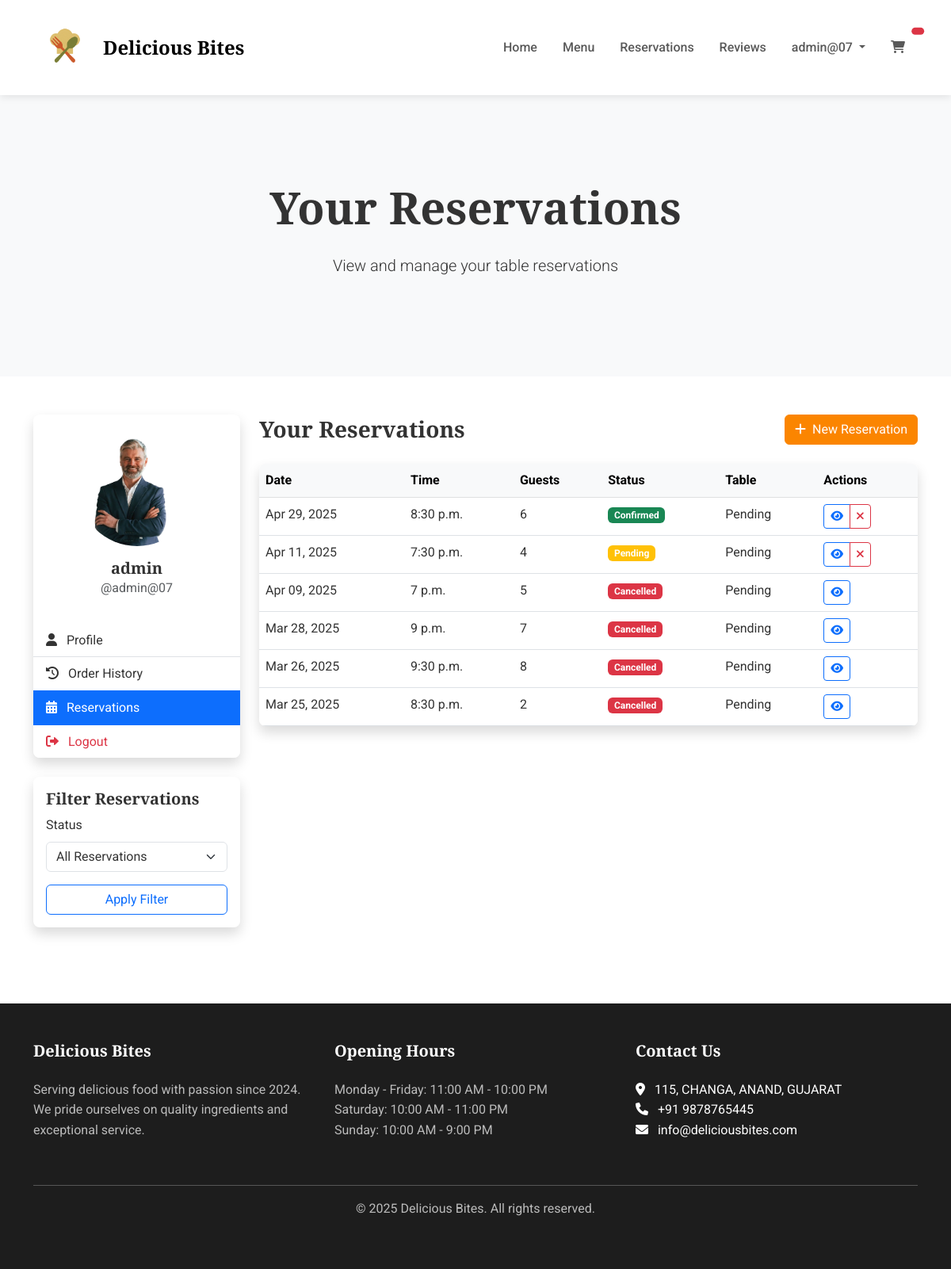
Screenshot of /reservations/list/ (signed in) with the database file from the repository.
### accounts/models.py (models this page shows, shortened)
class Profile(models.Model):
    user = models.OneToOneField(User, on_delete=models.CASCADE)
    phone_number = models.CharField(max_length=15, blank=True)
    address = models.TextField(blank=True)
    profile_image = models.ImageField(upload_to='profile_pics', default='default.jpg')

### reservations/models.py (models this page shows, shortened)
class Reservation(models.Model):
    STATUS_CHOICES = [
        ('pending', 'Pending'),
        ('confirmed', 'Confirmed'),
        ('completed', 'Completed'),
        ('cancelled', 'Cancelled'),
    ]
    user = models.ForeignKey(User, on_delete=models.CASCADE, related_name='reservations')
    table = models.ForeignKey(Table, on_delete=models.SET_NULL, null=True, blank=True)
    reservation_date = models.DateField()
    reservation_time = models.TimeField()
    number_of_guests = models.IntegerField(validators=[MinValueValidator(1)])
    special_request = models.TextField(blank=True)
    status = models.CharField(max_length=20, choices=STATUS_CHOICES, default='pending')
    created_at = models.DateTimeField(auto_now_add=True)
    updated_at = models.DateTimeField(auto_now=True)
    class Meta:
        ordering = ['-reservation_date', '-reservation_time']

### reservations/views.py (the view)
# urls.py: path('list/', views.reservation_list, name='reservation_list'),
@login_required
def reservation_list(request):
    reservations = Reservation.objects.filter(user=request.user)
    status = request.GET.get('status')
    if status:
        reservations = reservations.filter(status=status)
    context = {
        'reservations': reservations,
    }
    return render(request, 'reservations/reservation_list.html', context)

### restaurant_project/context_processors/cart.py (called while the page is built)
def cart_processor(request):
    cart_count = 0
    if request.user.is_authenticated:
        cart = Order.objects.filter(user=request.user, status='cart').first()
        if cart:
            cart_count = cart.items.count()
    return {
        'cart_count': cart_count
    }

### templates/reservations/reservation_list.html (shortened to what this page needs)
{% extends 'base/base.html' %}
{% load static %}
{% block content %}
<section class="page-banner">
    <div class="container text-center py-5">
        <h1 class="display-4 fw-bold mb-4">Your Reservations</h1>
        <p class="lead">View and manage your table reservations</p>
    </div>
</section>
<section class="reservations-section py-5">
    <div class="container">
        <div class="row">
            <div class="col-lg-3 mb-4 mb-lg-0">
                <div class="card shadow">
                    <div class="card-body text-center">
                        <div class="mb-3">
                            {% if user.profile.profile_image %}
                                <img src="{{ user.profile.profile_image.url }}" alt="{{ user.username }}" class="rounded-circle img-fluid mx-auto d-block" style="width: 150px; height: 150px; object-fit: cover;">
                            {% else %}
                                <div class="profile-placeholder rounded-circle mx-auto d-flex align-items-center justify-content-center bg-primary text-white" style="width: 150px; height: 150px; font-size: 3rem;">
                                    {{ user.first_name|slice:":1" }}{{ user.last_name|slice:":1" }}
                                </div>
                            {% endif %}
                        </div>
                        <h5 class="mb-0">{{ user.get_full_name }}</h5>
                        <p class="text-muted">@{{ user.username }}</p>
                    </div>
                    <div class="list-group list-group-flush">
                        <a href="{% url 'accounts:profile' %}" class="list-group-item list-group-item-action">
                            <i class="fas fa-user me-2"></i> Profile
                        </a>
                        <a href="{% url 'orders:order_history' %}" class="list-group-item list-group-item-action">
                            <i class="fas fa-history me-2"></i> Order History
                        </a>
                        <a href="{% url 'reservations:reservation_list' %}" class="list-group-item list-group-item-action active">
                            <i class="fas fa-calendar-alt me-2"></i> Reservations
                        </a>
                        <a href="{% url 'accounts:logout' %}" class="list-group-item list-group-item-action text-danger">
                            <i class="fas fa-sign-out-alt me-2"></i> Logout
                        </a>
                    </div>
                </div>
                <div class="card shadow mt-4">
                    <div class="card-body">
                        <h5 class="card-title">Filter Reservations</h5>
                        <form method="get" action="{% url 'reservations:reservation_list' %}">
                            <div class="mb-3">
                                <label for="status" class="form-label">Status</label>
                                <select name="status" id="status" class="form-select">
                                    <option value="">All Reservations</option>
                                </select>
                            </div>
                            <div class="d-grid">
                                <button type="submit" class="btn btn-outline-primary">Apply Filter</button>
                            </div>
                        </form>
                    </div>
                </div>
            </div>
            <div class="col-lg-9">
                <div class="d-flex justify-content-between align-items-center mb-4">
                    <h3 class="mb-0">Your Reservations</h3>
                    <a href="{% url 'reservations:reservation_form' %}" class="btn btn-primary">
                        <i class="fas fa-plus me-1"></i> New Reservation
                    </a>
                </div>
                {% if reservations %}
                    <div class="card shadow">
                        <div class="card-body p-0">
                            <div class="table-responsive">
                                <table class="table table-hover mb-0">
                                    <thead class="table-light">
                                        <tr>
                                            <th>Date</th>
                                            <th>Time</th>
                                            <th>Guests</th>
                                            <th>Status</th>
                                            <th>Table</th>
                                            <th>Actions</th>
                                        </tr>
                                    </thead>
                                    <tbody>
                                        {% for reservation in reservations %}
                                            <tr>
                                                <td>{{ reservation.reservation_date|date:"M d, Y" }}</td>
                                                <td>{{ reservation.reservation_time }}</td>
                                                <td>{{ reservation.number_of_guests }}</td>
                                                <td>
                                                    <span class="badge bg-{% if reservation.status == 'confirmed' %}success{% elif reservation.status == 'cancelled' %}danger{% else %}warning{% endif %}">
                                                        {{ reservation.get_status_display }}
                                                    </span>
                                                </td>
                                                <td>
                                                    {% if reservation.table %}
                                                        Table #{{ reservation.table.table_number }}
                                                    {% else %}
                                                        Pending
                                                    {% endif %}
                                                </td>
                                                <td>
                                                    <div class="btn-group">
                                                        <a href="{% url 'reservations:reservation_confirm' reservation.id %}" class="btn btn-sm btn-outline-primary">
                                                            <i class="fas fa-eye"></i>
                                                        </a>
                                                        {% if reservation.status != 'cancelled' %}
                                                            <a href="{% url 'reservations:reservation_cancel' reservation.id %}" class="btn btn-sm btn-outline-danger">
                                                                <i class="fas fa-times"></i>
                                                            </a>
                                                        {% endif %}
                                                    </div>
                                                </td>
                                            </tr>
                                        {% endfor %}
                                    </tbody>
                                </table>
                            </div>
                        </div>
                    </div>
                {% endif %}
            </div>
        </div>
    </div>
</section>
{% endblock %}

### templates/base/base.html (shortened to what this page needs)
<!DOCTYPE html>
<html lang="en" data-bs-theme="light">
<head>
    <link href="https://cdn.jsdelivr.net/npm/bootstrap@5.3.0-alpha1/dist/css/bootstrap.min.css" rel="stylesheet">
    <link rel="stylesheet" href="https://cdnjs.cloudflare.com/ajax/libs/font-awesome/6.0.0/css/all.min.css">
    {% load static %}
    <link rel="stylesheet" href="{% static 'css/style.css' %}">
</head>
<body>
    <nav class="navbar navbar-expand-lg sticky-top">
        <div class="container">
            <a class="navbar-brand d-flex align-items-center" href="{% url 'home' %}">
                <img src="{% static 'images/Logo.png' %}" alt="Restaurant Logo" height="80" class="me-2">
                <span>Delicious Bites</span>
            </a>
            <div class="collapse navbar-collapse" id="navbarNav">
                <ul class="navbar-nav ms-auto">
                    <li class="nav-item">
                        <a class="nav-link" href="{% url 'home' %}">Home</a>
                    </li>
                    <li class="nav-item">
                        <a class="nav-link" href="{% url 'menu:menu_list' %}">Menu</a>
                    </li>
                    <li class="nav-item">
                        <a class="nav-link" href="{% url 'reservations:reservation_form' %}">Reservations</a>
                    </li>
                    <li class="nav-item">
                        <a class="nav-link" href="{% url 'reviews:review_list' %}">Reviews</a>
                    </li>
                    {% if user.is_authenticated %}
                        <li class="nav-item dropdown">
                            <a class="nav-link dropdown-toggle" href="#" role="button" data-bs-toggle="dropdown">
                                {{ user.username }}
                            </a>
                        </li>
                    {% endif %}
                    <li class="nav-item">
                        <a class="nav-link position-relative" href="{% url 'orders:cart' %}">
                            <i class="fas fa-shopping-cart"></i>
                            <span class="position-absolute top-0 start-100 translate-middle badge rounded-pill bg-danger cart-badge">
                            </span>
                        </a>
                    </li>
                </ul>
            </div>
        </div>
    </nav>
    <main>
        {% block content %}{% endblock %}
    </main>
    <footer class="footer mt-5 py-5">
        <div class="container">
            <div class="row">
                <div class="col-md-4 mb-4">
                    <h5>Delicious Bites</h5>
                    <p>Serving delicious food with passion since 2024. We pride ourselves on quality ingredients and exceptional service.</p>
                </div>
                <div class="col-md-4 mb-4">
                    <h5>Opening Hours</h5>
                    <ul class="list-unstyled">
                        <li>Monday - Friday: 11:00 AM - 10:00 PM</li>
                        <li>Saturday: 10:00 AM - 11:00 PM</li>
                        <li>Sunday: 10:00 AM - 9:00 PM</li>
                    </ul>
                </div>
                <div class="col-md-4 mb-4">
                    <h5>Contact Us</h5>
                    <address>
                        <i class="fas fa-map-marker-alt me-2"></i> 115, CHANGA, ANAND, GUJARAT<br>
                        <i class="fas fa-phone me-2"></i> +91 9878765445<br>
                        <i class="fas fa-envelope me-2"></i> info@deliciousbites.com
                    </address>
                </div>
            </div>
            <hr>
            <div class="text-center">
                <p>&copy; {% now "Y" %} Delicious Bites. All rights reserved.</p>
            </div>
        </div>
    </footer>
</body>
</html>

### static/css/style.css (style rules this page uses)
:root { --primary-color: #fb8500; --secondary-color: #219ebc; --dark-color: #023047; --light-color: #f8f9fa; --gray-color: #6c757d; --success-color: #28a745; --danger-color: #dc3545; --transition: all 0.3s ease; }
[data-bs-theme="light"] { --bs-primary: var(--primary-color); --bs-navbar-bg: #ffffff; --bs-body-bg: #ffffff; --bs-body-color: #333333; --bs-card-bg: #ffffff; --bs-secondary-bg: #f8f9fa; }
body { font-family: 'Roboto', sans-serif; line-height: 1.6; color: var(--bs-body-color); background-color: var(--bs-body-bg); overflow-x: hidden; }
h1, h2, h3, h4, h5, h6 { font-family: 'Playfair Display', serif; font-weight: 700; }
.btn-primary { background-color: var(--primary-color); border-color: var(--primary-color); }
.navbar { background-color: var(--bs-navbar-bg); box-shadow: 0 2px 10px rgba(0, 0, 0, 0.1); transition: var(--transition); }
.navbar-brand { font-family: 'Playfair Display', serif; font-weight: 700; font-size: 1.5rem; }
.nav-link { font-weight: 500; padding: 0.5rem 1rem !important; transition: var(--transition); }
.card { border: none; border-radius: 0.5rem; overflow: hidden; transition: var(--transition); background-color: var(--bs-card-bg); }
.footer { background-color: var(--bs-secondary-bg); }
.cart-badge { transform: translate(-50%, -50%) !important; }
body { font-family: 'Roboto', sans-serif; color: #333; }
h1, h2, h3, h4, h5, h6 { font-family: 'Playfair Display', serif; }
.navbar { background-color: rgba(255, 255, 255, 0.95); box-shadow: 0 2px 10px rgba(0, 0, 0, 0.1); padding: 15px 0; }
.navbar-brand span { font-family: 'Playfair Display', serif; font-weight: 700; font-size: 1.5rem; }
.navbar .nav-link { font-weight: 500; padding: 8px 16px !important; }
.footer { background-color: #1d1d1d; color: #fff; }
.footer h5 { color: #fff; margin-bottom: 1.5rem; font-weight: 700; }
.footer p, .footer ul li { color: rgba(255, 255, 255, 0.7); }
.page-banner { background-color: #f8f9fa; padding: 60px 0; }

### rows the page displays
Reservation: reservation_date "Apr 29, 2025", reservation_time "8:30 p.m.", number_of_guests "6", status "Confirmed", shows "Pending"
Reservation: reservation_date "Apr 11, 2025", reservation_time "7:30 p.m.", number_of_guests "4", status "Pending"
Reservation: reservation_date "Apr 09, 2025", reservation_time "7 p.m.", number_of_guests "5", status "Cancelled", shows "Pending"
Reservation: reservation_date "Mar 28, 2025", reservation_time "9 p.m.", number_of_guests "7", status "Cancelled", shows "Pending"
Reservation: reservation_date "Mar 26, 2025", reservation_time "9:30 p.m.", number_of_guests "8", status "Cancelled", shows "Pending"
Reservation: reservation_date "Mar 25, 2025", reservation_time "8:30 p.m.", number_of_guests "2", status "Cancelled", shows "Pending"

### other values shown
{{ user.username }} "admin@07"
{{ user.get_full_name }} "admin"
